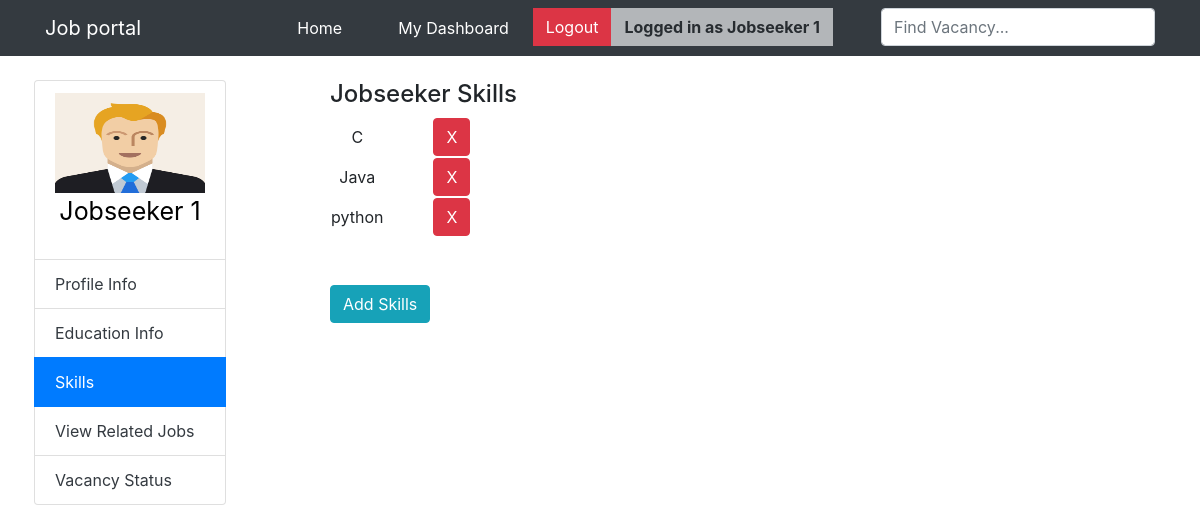
Page /jobseeker-skills (signed in) on the committed database.
### app/models.py (models this page shows, shortened)
class User(AbstractUser):
    username = None
    email = models.EmailField(unique=True)
    USERNAME_FIELD = 'email'
    REQUIRED_FIELDS = []
    role=models.IntegerField(choices=(
        (1,'Employer'),
        (2,'Jobseeker'),
    ))
    avatar=models.ImageField(upload_to='images/',blank = False)

class Skill(models.Model):
    users=models.ForeignKey(User,on_delete=models.CASCADE)
    skills=models.CharField(max_length=50)

### app/views.py (the view)
# urls.py: path("jobseeker-skills",views.SkillSet.as_view(),name="skillset"),
class SkillSet(LoginRequiredMixin,generic.ListView):
    model= Skill
    template_name='jseeker-skills.html'
    context_object_name='skills'
    def get_queryset(self):
        return Skill.objects.filter(users_id=self.request.user.id)

### templates/jseeker-skills.html (shortened to what this page needs)
{% extends "base.html" %}
{% block body %}
<div class="container my-4">
    <div class="row">
        <div class="col-2 px-1 position-fixed">
          <ul class="list-group">
            <li class="list-group-item">
            <div class="text-center">
            {% if user.avatar %}
                <img class="" src="{{user.avatar.url}}" width="150" height="100">
            {% endif %}
            </div>
            <p class="text-center" style="text-decoration: none; font-size: 25px; color:black;">{{user.first_name}} {{user.last_name}}</p></li>
            <li class="list-group-item"><a href="{% url 'Jobseeker_dashboard' %}" class="text-dark">Profile Info</a></li>
            <li class="list-group-item"><a href="{% url 'education-info' user.id %}" class="text-dark">Education Info</a></li>
            <li class="list-group-item active"><a href="{%url 'skillset'%}" class="text-white">Skills</a></li>
            <li class="list-group-item"><a href="{%url 'related-jobs'%}" class="text-dark">View Related Jobs</a></li>
            <li class="list-group-item"><a href="{%url 'VacancyStatus'%}" class="text-dark">Vacancy Status</a></li>
          </ul>
        </div>
        <div class="col offset-3" id="main">
            <h4>Jobseeker Skills</h4>
            <table class="text-center">
                {% for skill in skills %}
                    <tr>
                    <td>{{skill.skills}}</td>
                    <td><a class="btn btn-xs btn-danger mx-5" href="{%url 'deleteskills' skill.id%}">X</a></td>
                    </tr>
                {% endfor %}
            </table>
            <a class="btn btn-info my-5" href="{% url 'addskills' user.id%}">Add Skills</a>
        </div>
{% endblock body %}

### templates/base.html (shortened to what this page needs)
{% load static %}
<html>
    <head>
    <link rel="stylesheet" href="{% static 'css/bootstrap.css' %}">
    </head>
    <body data-spy="scroll" data-target=".navbar" data-offset="50">
    <nav class="navbar navbar-expand-sm bg-dark navbar-dark">
        <div class='container'>
        <a class="navbar-brand" href="{% url 'home' %}"> Job portal</a>
        <ul class="navbar-nav">
            {% if request.user.is_authenticated %}
            <li class="nav-item">
                <a class="nav-link text-white mx-4" href="{% url 'home' %}">Home</a>
            </li>
            <li class="nav-item">
                <a class="nav-link text-white mx-3" href="
                {% if user.role == 1 %}
                    {% url 'dashboard' user.id %}
                {% else %}
                    {% url 'Jobseeker_dashboard' %}
                {% endif %}
                ">My Dashboard</a>
            </li>
            <li class="nav-item">
                <a href="{%url 'logout'%}" class="text-white btn btn-danger rounded-0">Logout</a>
            </li>
            <li class="nav-item">
                <a class="btn btn-light mr-5 disabled rounded-0"><b>Logged in as
                {% if user.first_name%}
                {{user.first_name}} {{user.last_name}}
                {% else %}
                {{user.email}}
                {% endif %}
                </b></a>
            </li>
            {% endif %}
            <li class="nav-item">
                <form class="form-inline my-lg-0" action="{%url 'search'%}" method="GET">
                <input
                    class="form-control search-box"
                    type="Search"
                    placeholder="Find Vacancy..."
                    name="search_term"
                    value="{{search_term}}"
                >
                </form>
            </li>
        </ul>
        </div>
    </nav>
    {% block body %}
    {% endblock body %}
</body>
</html>

### rows in the picture
User: first_name "Jobseeker", last_name "1", avatar (picture)
Skill: skills "C"
Skill: skills "Java"
Skill: skills "python"
